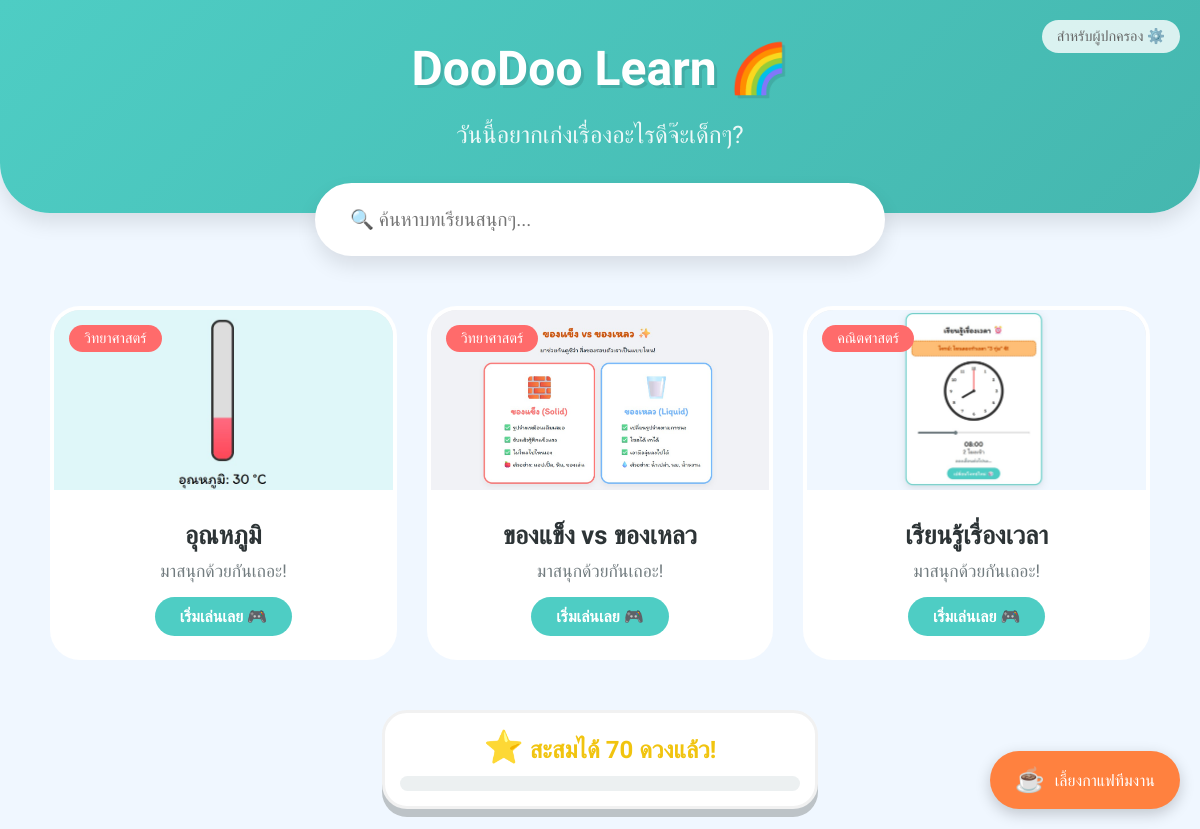
Before: / with the older database file.
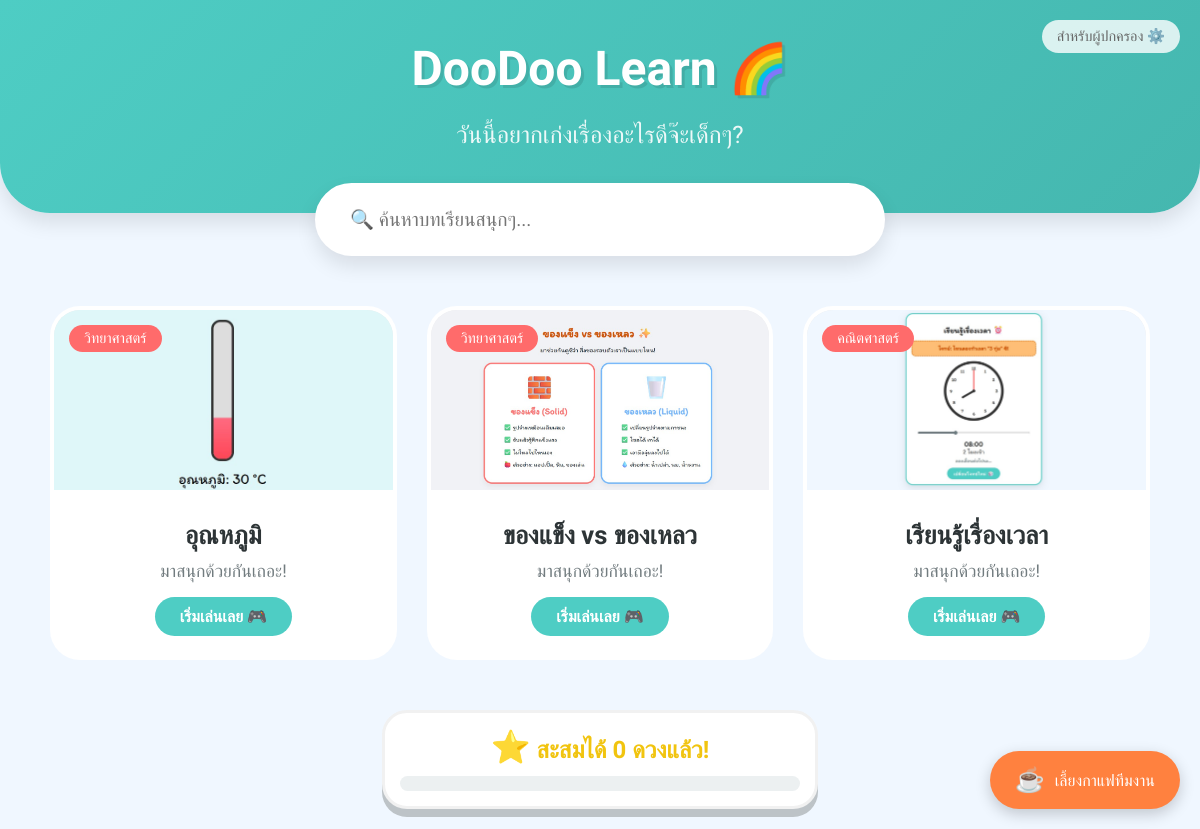
After: the same page with the newer database file.
### tables this page shows
CREATE TABLE `lessons` (
  `id` int(11) NOT NULL AUTO_INCREMENT,
  `title` varchar(255) NOT NULL,
  `category` varchar(100) DEFAULT NULL,
  `thumbnail` varchar(255) DEFAULT NULL,
  `content_link` varchar(255) DEFAULT NULL,
  `description` varchar(4000) DEFAULT NULL,
  `created_at` timestamp NOT NULL DEFAULT current_timestamp(),
  PRIMARY KEY (`id`)
);

CREATE TABLE `user_progress` (
  `id` int(11) NOT NULL AUTO_INCREMENT,
  `user_id` int(11) DEFAULT 1,
  `total_stars` int(11) DEFAULT 0,
  `lessons_completed` int(11) DEFAULT 0,
  PRIMARY KEY (`id`)
);

### index.php (the view, shortened to what this page needs)
<?php
require_once 'includes/db_connect.php';
$search = isset($_GET['search']) ? $_GET['search'] : '';
$sql = "SELECT * FROM lessons WHERE title LIKE '%$search%' OR category LIKE '%$search%' ORDER BY id DESC";
$result = $conn->query($sql);
$progress = $conn->query("SELECT total_stars FROM user_progress WHERE user_id = 1")->fetch_assoc();
$stars = $progress['total_stars'];
?>
<!DOCTYPE html>
<html lang="th">
<head>
</head>
<body>
    <a href="admin/" class="admin-link">สำหรับผู้ปกครอง ⚙️</a>
    <header>
        <h1>DooDoo Learn 🌈</h1>
        <p>วันนี้อยากเก่งเรื่องอะไรดีจ๊ะเด็กๆ?</p>
    </header>
    <div class="search-box">
        <form action="" method="GET" style="width: 100%; text-align: center;">
            <input type="text" name="search" placeholder="🔍 ค้นหาบทเรียนสนุกๆ..."
                value="<?php echo htmlspecialchars($search); ?>">
        </form>
    </div>
    <div class="container">
        <?php if ($result->num_rows > 0): ?>
            <?php while ($row = $result->fetch_assoc()): ?>
                <a href="<?php echo $row['content_link']; ?>" class="card">
                    <div class="thumb-container">
                        <span class="category-badge"><?php echo $row['category']; ?></span>
                        <img src="uploads/<?php echo $row['thumbnail']; ?>" alt="บทเรียน">
                    </div>
                    <div class="card-content">
                        <h3><?php echo $row['title']; ?></h3>
                        <p>มาสนุกด้วยกันเถอะ!</p>
                        <div class="btn-play">เริ่มเล่นเลย 🎮</div>
                    </div>
                </a>
            <?php endwhile; ?>
        <?php endif; ?>
    </div>
    <div class="star-notebook">
        <div class="star-badge">
            <span class="star-icon">⭐</span>
            <span class="star-count">สะสมได้ <?php echo $stars; ?> ดวงแล้ว!</span>
        </div>
        <div class="progress-bar-container">
        </div>
    </div>
    <div class="floating-btn" onclick="document.getElementById('donModal').style.display='block'">
        <span style="font-size: 1.5rem; margin-right: 10px;">☕</span> เลี้ยงกาแฟทีมงาน
    </div>
</body>
</html>

### index.php (style rules this page uses)
:root { --primary: #ff6b6b; --secondary: #4ecdc4; --sunny: #ffbe76; --bg: #f0f7ff; }
body { font-family: 'Itim', cursive; background-color: var(--bg); margin: 0; padding: 0; color: #333; }
header { background: linear-gradient(135deg, var(--secondary), #45b7af); padding: 40px 20px; text-align: center; color: white; border-bottom-left-radius: 50px; border-bottom-right-radius: 50px; box-shadow: 0 10px 20px rgba(0, 0, 0, 0.1); }
h1 { font-size: 3rem; margin: 0; text-shadow: 3px 3px 0px rgba(0, 0, 0, 0.1); }
p { font-size: 1.5rem; opacity: 0.9; }
.search-box { margin-top: -30px; display: flex; justify-content: center; }
.search-box input { width: 80%; max-width: 500px; padding: 20px 30px; border-radius: 50px; border: 5px solid white; font-size: 1.2rem; font-family: 'Itim'; box-shadow: 0 10px 20px rgba(0, 0, 0, 0.1); outline: none; }
.container { padding: 50px 20px; max-width: 1100px; margin: auto; display: grid; grid-template-columns: repeat(auto-fill, minmax(280px, 1fr)); gap: 30px; }
.card { background: white; border-radius: 30px; overflow: hidden; transition: all 0.3s cubic-bezier(0.175, 0.885, 0.32, 1.275); text-decoration: none; color: inherit; border: 4px solid transparent; position: relative; }
.thumb-container { width: 100%; height: 180px; background: #eee; position: relative; }
.thumb-container img { width: 100%; height: 100%; object-fit: cover; }
.category-badge { position: absolute; top: 15px; left: 15px; background: var(--primary); color: white; padding: 5px 15px; border-radius: 20px; font-size: 0.9rem; }
.card-content { padding: 20px; text-align: center; }
.card-content h3 { font-size: 1.6rem; margin: 10px 0; color: #2d3436; }
.card-content p { font-size: 1.1rem; color: #636e72; margin: 0; }
.btn-play { background: var(--secondary); color: white; padding: 10px 25px; border-radius: 50px; display: inline-block; margin-top: 15px; font-weight: bold; }
.admin-link { position: fixed; top: 20px; right: 20px; background: rgba(255, 255, 255, 0.8); padding: 8px 15px; border-radius: 20px; text-decoration: none; color: #666; font-size: 0.9rem; }
.floating-btn { position: fixed; bottom: 20px; right: 20px; background: #ff813f; color: white; padding: 15px 25px; border-radius: 50px; cursor: pointer; display: flex; align-items: center; box-shadow: 0 5px 15px rgba(0, 0, 0, 0.2); z-index: 99; }
.star-notebook { background: white; max-width: 400px; margin: 0 auto 20px; padding: 15px; border-radius: 25px; box-shadow: 0 8px 0 #bdc3c7; border: 3px solid #f1f1f1; text-align: center; }
.star-badge { font-size: 1.5rem; font-weight: bold; color: #f1c40f; }
.star-icon { font-size: 2rem; }
.progress-bar-container { background: #ecf0f1; height: 15px; border-radius: 10px; margin-top: 10px; overflow: hidden; position: relative; }

Changed rows visible on the page:
changed user_progress: total_stars "70" → "0"
